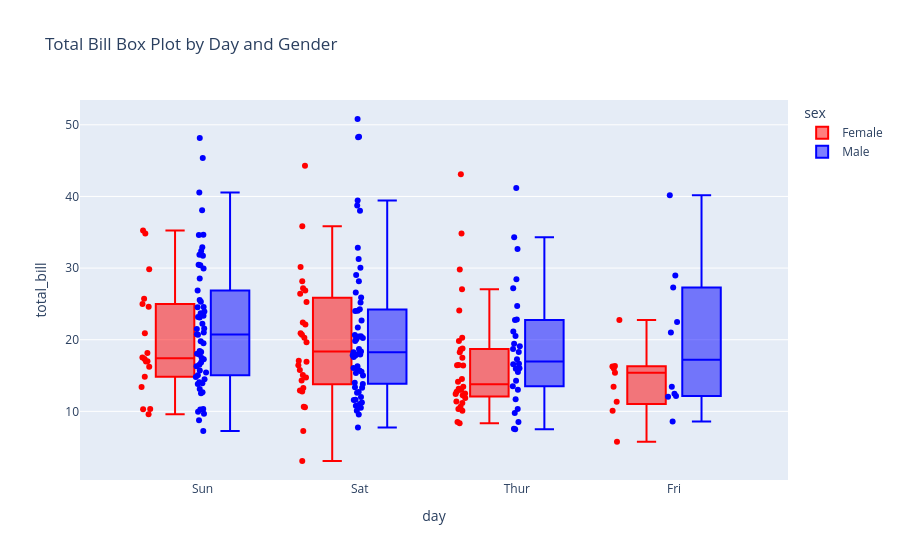

Source (notebook cell):
### Markdown cell above
#  Box Plot with Plotly

### Code cell
fig = px.box(df, x='day', y='total_bill', color='sex', points='all', title='Total Bill Box Plot by Day and Gender', color_discrete_map={'Male': 'blue', 'Female': 'red'})
fig.show()

### Figure 1 — Plotly figure (JSON) as saved in the notebook; plotly's stock layout.template omitted (floating-point values rounded to 4 significant figures; data arrays with more than 128 entries replaced by an {"elided": "..."} marker saying what was removed)
{"data": [{"alignmentgroup": "True", "boxpoints": "all", "hovertemplate": "sex=Female<br>day=%{x}<br>total_bill=%{y}<extra></extra>", "legendgroup": "Female", "marker": {"color": "red"}, "name": "Female", "notched": false, "offsetgroup": "Female", "orientation": "v", "showlegend": true, "type": "box", "x": ["Sun", "Sun", "Sun", "Sun", "Sun", "Sun", "Sat", "Sat", "Sat", "Sat", "Sat", "Sat", "Sun", "Sun", "Sat", "Sat", "Sat", "Sat", "Sat", "Sat", "Sat", "Thur", "Thur", "Fri", "Fri", "Fri", "Fri", "Fri", "Sat", "Sat", "Sat", "Sat", "Sat", "Sun", "Sun", "Thur", "Thur", "Thur", "Thur", "Thur", "Thur", "Thur", "Thur", "Thur", "Thur", "Thur", "Thur", "Thur", "Thur", "Thur", "Thur", "Thur", "Thur", "Thur", "Thur", "Thur", "Thur", "Sun", "Sun", "Sun", "Sun", "Sun", "Sat", "Sat", "Sun", "Sun", "Sun", "Thur", "Thur", "Thur", "Thur", "Thur", "Thur", "Thur", "Sat", "Sat", "Sat", "Sat", "Sat", "Fri", "Fri", "Fri", "Fri", "Sat", "Sat", "Sat", "Thur"], "x0": " ", "xaxis": "x", "y": [16.99, 24.59, 35.26, 14.83, 10.33, 16.97, 20.29, 15.77, 19.65, 15.06, 20.69, 16.93, 10.29, 34.81, 26.41, 16.45, 3.07, 17.07, 26.86, 25.28, 14.73, 10.07, 34.83, 5.75, 16.32, 22.75, 11.35, 15.38, 44.3, 22.42, 20.92, 14.31, 7.25, 25.71, 17.31, 10.65, 12.43, 24.08, 13.42, 12.48, 29.8, 14.52, 11.38, 20.27, 11.17, 12.26, 18.26, 8.51, 10.33, 14.15, 13.16, 17.47, 27.05, 16.43, 8.35, 18.64, 11.87, 29.85, 25.0, 13.39, 16.21, 17.51, 10.59, 10.63, 9.6, 20.9, 18.15, 19.81, 43.11, 13.0, 12.74, 13.0, 16.4, 16.47, 12.76, 13.27, 28.17, 12.9, 30.14, 13.42, 15.98, 16.27, 10.09, 22.12, 35.83, 27.18, 18.78], "y0": " ", "yaxis": "y"}, {"alignmentgroup": "True", "boxpoints": "all", "hovertemplate": "sex=Male<br>day=%{x}<br>total_bill=%{y}<extra></extra>", "legendgroup": "Male", "marker": {"color": "blue"}, "name": "Male", "notched": false, "offsetgroup": "Male", "orientation": "v", "showlegend": true, "type": "box", "x": {"elided": "157 str values"}, "x0": " ", "xaxis": "x", "y": {"elided": "157 float values"}, "y0": " ", "yaxis": "y"}], "layout": {"boxmode": "group", "legend": {"title": {"text": "sex"}, "tracegroupgap": 0}, "title": {"text": "Total Bill Box Plot by Day and Gender"}, "xaxis": {"anchor": "y", "domain": [0, 1], "title": {"text": "day"}}, "yaxis": {"anchor": "x", "domain": [0, 1], "title": {"text": "total_bill"}}}}
